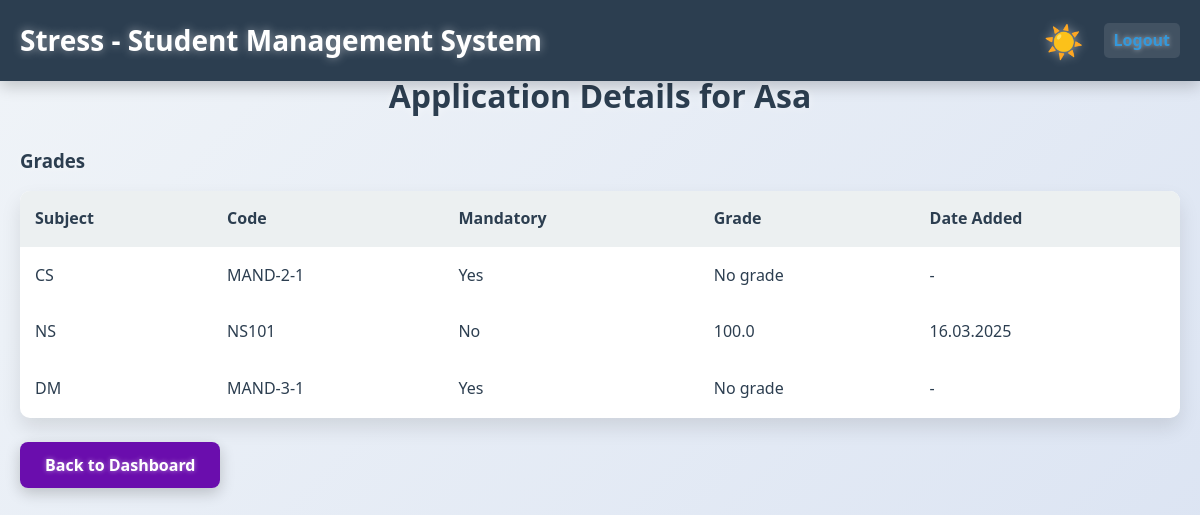
The app's page /application_details/1/ (signed in) with its own data.
### core/models.py (models this page shows, shortened)
class User(AbstractUser):
    ROLE_CHOICES = (
        ('student', 'Student'),
        ('professor', 'Professor'),
        ('admin', 'Admin'),
        ('super_admin', 'Super Admin'),
    )
    STATUS_CHOICES = (
        ('active', 'Active'),  # Студент может подавать запросы
        ('passed', 'Passed'),  # Студент прошёл и больше не может подавать запросы
    )
    role = models.CharField(max_length=20, choices=ROLE_CHOICES, default='student')
    university = models.ForeignKey('University', on_delete=models.CASCADE, null=True, blank=True)
    status = models.CharField(max_length=20, choices=STATUS_CHOICES, default='active')  # Новое поле

class Enrollment(models.Model):
    student = models.ForeignKey(User, on_delete=models.CASCADE,
                              related_name='enrollments',
                              limit_choices_to={'role': 'student'})
    subject = models.ForeignKey(Subject, on_delete=models.CASCADE)
    semester = models.PositiveIntegerField(default=1)
    class Meta:
        unique_together = ('student', 'subject', 'semester')

class Subject(models.Model):
    name = models.CharField(max_length=100)
    code = models.CharField(max_length=20)
    university = models.ForeignKey(University, on_delete=models.CASCADE)
    is_mandatory = models.BooleanField(default=False)
    professor = models.ForeignKey(User, on_delete=models.SET_NULL,
                                 null=True, blank=True,
                                 limit_choices_to={'role': 'professor'},
                                 related_name='subjects')
    mandatory_subject = models.ForeignKey(MandatorySubject, on_delete=models.SET_NULL, null=True, blank=True)
    class Meta:
        unique_together = ('code', 'university')

class Grade(models.Model):
    enrollment = models.OneToOneField(Enrollment, on_delete=models.CASCADE, related_name='grade')
    score = models.FloatField(validators=[MinValueValidator(0), MaxValueValidator(100)])
    date_added = models.DateTimeField(auto_now=True)

### core/views.py (the view)
        def wrapper(request, *args, **kwargs):
            if not request.user.is_authenticated:
                return redirect('login')
            if request.user.role not in roles:
                return HttpResponseForbidden(
                    f"You are logged in as {request.user.username} with role '{request.user.role}', "
                    f"but this page requires role: {', '.join(roles)}."
                )
            return view_func(request, *args, **kwargs)

### core/context_processors.py (called while the page is built)
def notifications_context(request):
    if request.user.is_authenticated:
        has_unread_notifications = request.user.notifications.filter(is_read=False).exists()
    else:
        has_unread_notifications = False
    return {
        'has_unread_notifications': has_unread_notifications,
    }

### core/views.py (called while the page is built)
def role_required(*roles):
    def decorator(view_func):
        def wrapper(request, *args, **kwargs):
            if not request.user.is_authenticated:
                return redirect('login')
            if request.user.role not in roles:
                return HttpResponseForbidden(
                    f"You are logged in as {request.user.username} with role '{request.user.role}', "
                    f"but this page requires role: {', '.join(roles)}."
                )
            return view_func(request, *args, **kwargs)
        return wrapper
    return decorator

@login_required
@role_required('admin')
def application_details(request, request_id):
    request_obj = StudentRequest.objects.get(id=request_id, university=request.user.university)
    student = request_obj.student
    enrollments = Enrollment.objects.filter(student=student).select_related('subject', 'grade')
    return render(request, 'application_details.html', {
        'request': request_obj,
        'student': student,
        'enrollments': enrollments,
    })

### core/templates/application_details.html
{% extends 'base.html' %}
{% block content %}
<div class="section">
    <div class="dashboard-header">
        <h2>Application Details for {{ student.username }}</h2>
    </div>
    <div class="section">
        <h3>Grades</h3>
        {% if enrollments.exists %}
            <table class="applications-table">
                <thead>
                    <tr>
                        <th>Subject</th>
                        <th>Code</th>
                        <th>Mandatory</th>
                        <th>Grade</th>
                        <th>Date Added</th>
                    </tr>
                </thead>
                <tbody>
                    {% for enrollment in enrollments %}
                        <tr>
                            <td>{{ enrollment.subject.name }}</td>
                            <td>{{ enrollment.subject.code }}</td>
                            <td>{{ enrollment.subject.is_mandatory|yesno:"Yes,No" }}</td>
                            <td>
                                {% if enrollment.grade %}
                                    {{ enrollment.grade.score }}
                                {% else %}
                                    No grade
                                {% endif %}
                            </td>
                            <td>
                                {% if enrollment.grade %}
                                    {{ enrollment.grade.date_added|date:"d.m.Y" }}
                                {% else %}
                                    -
                                {% endif %}
                            </td>
                        </tr>
                    {% endfor %}
                </tbody>
            </table>
        {% else %}
            <p>No grades available for this student.</p>
        {% endif %}
    </div>
    <div class="section">
        <a href="{% url 'admin_dashboard' %}" class="btn btn-primary">Back to Dashboard</a>
    </div>
</div>
{% endblock %}

### core/templates/base.html (style rules this page uses)
* { margin: 0; padding: 0; box-sizing: border-box; font-family: 'Segoe UI', Tahoma, Geneva, Verdana, sans-serif; }
:root { --background: linear-gradient(135deg, #f0f4f8, #d9e2f2); --text-color: #2c3e50; --header-bg: #2c3e50; --header-text: #ffffff; --table-header-bg: #ecf0f1; --table-row-hover: #e0e8f0; --primary-color: #6a0dad; --primary-hover: #4b077a; --form-bg: #ffffff; --form-shadow: 0 10px 20px rgba(0, 0, 0, 0.1); --input-border: #d0d0d0; --input-icon-color: #666; --error-bg: #f8d7da; --error-text: #721c24; --logout-color: #3498db; --logout-hover: #2980b9; --button-text-color: white; --danger-link-color: #e74c3c; --danger-link-hover: #c0392b; --square-color: rgba(255, 255, 255, 0.3); }
body { background: var(--background); color: var(--text-color); line-height: 1.6; min-height: 100vh; transition: all 0.5s ease-in-out; overflow-x: hidden; position: relative; }
a { color: var(--logout-color); text-decoration: none; font-weight: bold; transition: all 0.3s ease; padding: 5px 10px; border-radius: 5px; background: rgba(255, 255, 255, 0.1); text-shadow: 0 0 5px rgba(255, 255, 255, 0.5); }
.btn { padding: 12px 25px; border: none; border-radius: 8px; cursor: pointer; font-size: 16px; font-weight: 600; transition: color 0.3s ease, transform 0.3s ease; background: var(--primary-color); color: var(--button-text-color); box-shadow: 0 5px 15px rgba(0, 0, 0, 0.2); }
table { width: 100%; background: var(--form-bg); border-collapse: collapse; margin-top: 15px; box-shadow: var(--form-shadow); border-radius: 10px; overflow: hidden; }
th, td { padding: 15px; text-align: left; border-bottom: 1px solid rgba(255, 255, 255, 0.1); }
th { background: var(--table-header-bg); color: var(--text-color); text-shadow: 0 0 5px rgba(255, 255, 255, 0.3); }
h2, h3 { color: var(--text-color); margin-bottom: 15px; text-shadow: 0 0 10px rgba(255, 255, 255, 0.5); }
.dashboard-header { margin-bottom: 25px; }
.dashboard-header h2 { font-size: 32px; text-align: center; }
.section { margin-bottom: 35px; }

### records on screen
User: username "Asa"
Enrollment: subject.name "CS", subject.code "MAND-2-1", subject.is_mandatory "Yes", shows "No grade"
Enrollment: subject.name "NS", subject.code "NS101", subject.is_mandatory "No", grade.score "100.0", grade.date_added "16.03.2025"
Enrollment: subject.name "DM", subject.code "MAND-3-1", subject.is_mandatory "Yes", shows "No grade"
